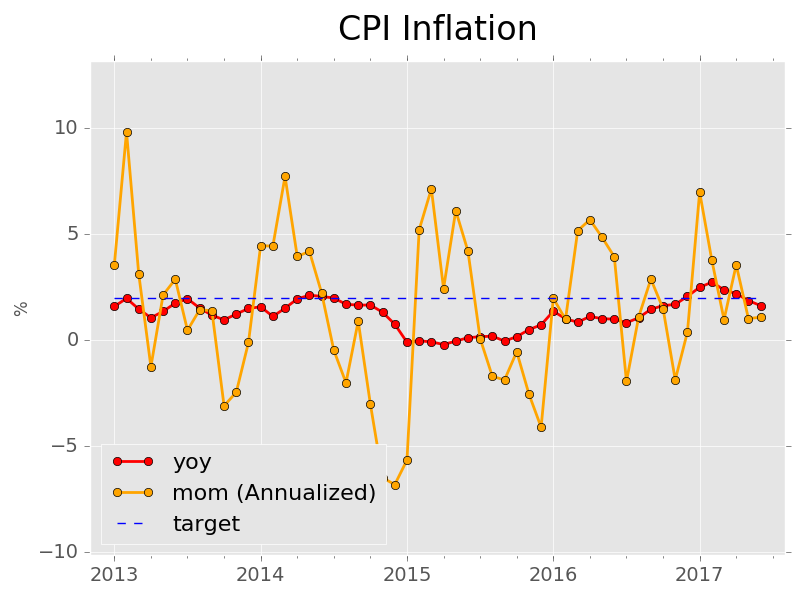

Reproduce this figure in Python.
import pandas as pd
import matplotlib.pyplot as plt

df = pd.read_excel("../data/data.xlsx", sheetname="US_EU_CPI",
                   index_col=0, skiprows=[0, 1]).dropna()

dc = df.iloc[:, [1]].pct_change(periods=1)*100*12
dc['yoy'] = df.iloc[:, [1]].pct_change(periods=12)*100
dc['target'] = 2.0
dc.dropna(inplace=True)
dc.columns = ['mom (Annualized)', 'yoy', 'target']

de = df.iloc[:, [0]].pct_change(periods=1)*100*12
de['yoy'] = df.iloc[:, [0]].pct_change(periods=12)*100
de['target'] = 2.0
de.dropna(inplace=True)
de.columns = ['mom (Annualized)', 'yoy', 'target']


# charts
def gen_chart(df, title, y_title, date_ini):
    """"""
    plt.style.use("ggplot")
    df_final = df[df.index >= date_ini]


    fig = plt.figure()
    ax = fig.add_subplot(111)
    df_final.iloc[:, 1].plot(ax=ax, style="-o", color='red', linewidth=2, legend=True)
    df_final.iloc[:, 0].plot(ax=ax, style="-o", color='orange', linewidth=2, legend=True)
    df_final.iloc[:, 2].plot(ax=ax, style="--", color='blue', linewidth=1, legend=True)


    # labels labels
    for label in ax.xaxis.get_ticklabels():
        label.set_fontsize(14)
    for label in ax.yaxis.get_ticklabels():
        label.set_fontsize(14)

    # title
    ax.set_title(title, fontsize=24)
    ax.title.set_position([.5,1.03])
    ax.set_ylabel(y_title)
    ax.set_xlabel('')

    #margins
    ax.margins(0.0, 0.2)
    ax.set_xlim(ax.get_xlim()[0]-2, ax.get_xlim()[1]+ 2)

    #legend
    ax.legend(loc='lower left', fontsize=16)

    # label
    fig.tight_layout()
    return fig

# cpi
date_ini = "2013-01-01"
fig_cli = gen_chart(dc, "CPI Inflation - US", "%", date_ini)
plt.savefig("./cpi.png")

fig_cli_eu = gen_chart(de, "CPI Inflation - EU", "%", date_ini)
plt.savefig("./cpi_eu.png")
